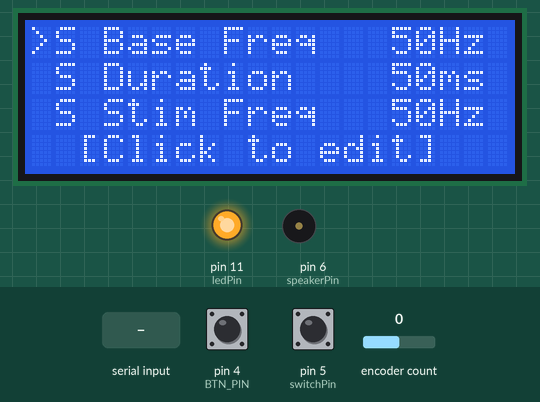
This sketch was run on a simulated Arduino Uno, built with avr-gcc and run on an emulated ATmega328P. On the bench: 20×4 character LCD, output pins drawn as LEDs (lit = HIGH), buzzer (waves = sounding). The inputs (shaded band) are chosen by the test bench; at power-on: encoder count 0, pin 4 (BTN_PIN) HIGH, pin 5 (switchPin) HIGH. Random numbers use the default seed unless the sketch sets one; what the sketch prints to the serial monitor is not drawn.

Above: at 0.9 s.
1.4 s: encoder count set to 1
At 3.6 s:
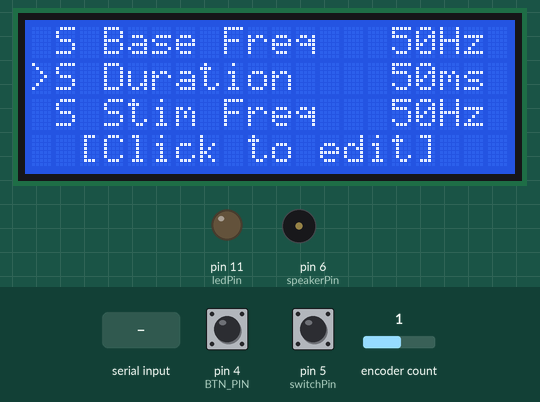
3.8 s: pin 4 (BTN_PIN) pulled LOW for 0.15 s
At 4.9 s:
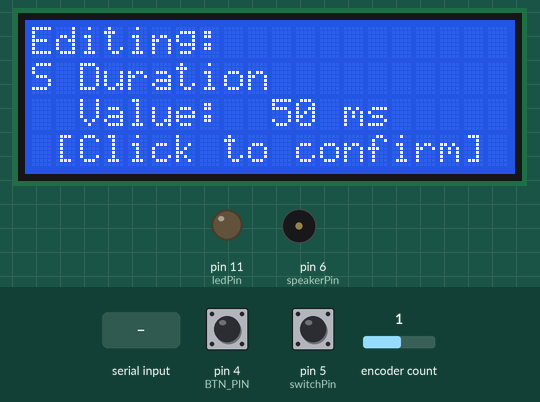
6.9 s: pin 5 (switchPin) pulled LOW for 3.2 s
At 7.21 s:
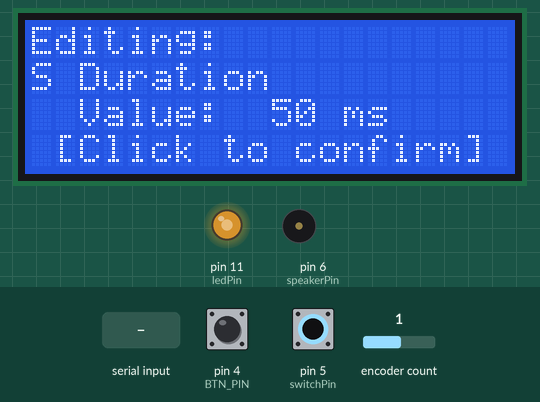
11.6 s: "5\n" received over Serial
14.6 s: encoder count set to 5
At 16.8 s:
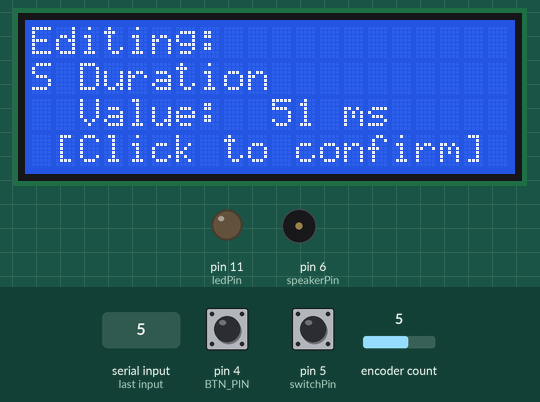
17.1 s: pin 4 (BTN_PIN) pulled LOW for 1 s
At 18.3 s:
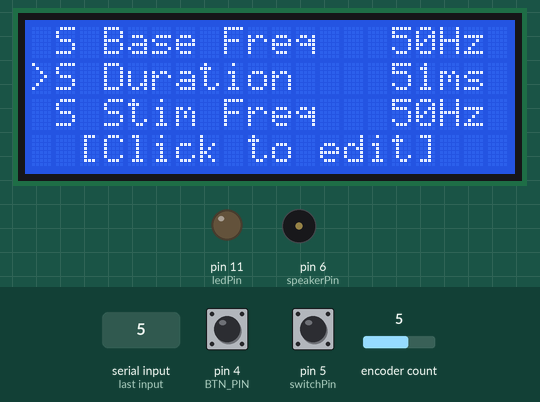
Timing chart, 0 to 19.7 s (numbered marks = the images above; inputs shaded):
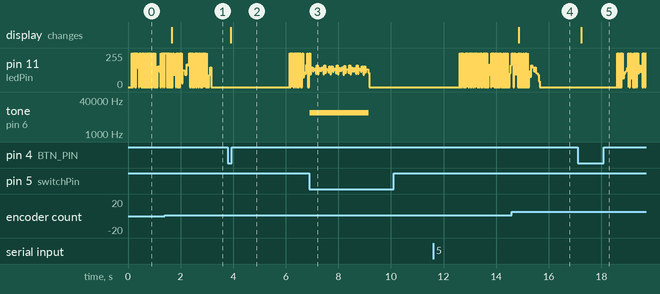

The sketch:

06_UserInput.ino
```cpp
/*
 40 Hz Flicker

 This code generates 40 Hz flicker at 50% duty cycle during which
 the led strip turns on for 12.5 ms and then off for 12.5 ms.

 Equivalent audio flicker is a 10 khz tone (50% duty cycle square wave)
 turning on and off at 40 hz. (12.5 ms on and 12.5 ms off)

 Switch Control
 SW1 - pin 3 - flicker rate (40 hz / random)
*/

#include <Encoder.h>
#include <Wire.h>
#include <LiquidCrystal_I2C.h>

#define TOSECONDS 1000000

// Pin variables used to set pin I/O
const int switchPin = 5;   // Pin used to read switch 1 state (HIGH = random, LOW = 40hz)
const int ledPin = 11;      // Pin used for digital LED strip signal
const int speakerPin = 6;  // Pin used for digital sound output
Encoder myEnc(3, 2);
LiquidCrystal_I2C lcd(0x27, 20, 4);

const int menuLength = 5;

const char* menuItems[] = {
  "S Base Freq",
  "S Duration",
  "S Stim Freq",
  "L Duration",
  "L Stim Freq"
};

const char* menuUnits[] = {
  "Hz",
  "ms",
  "Hz",
  "ms",
  "Hz"
};

int menuValues[menuLength] = {50, 50, 50, 50, 50}; // default values

// --- State ---
enum AppState { STATE_MENU, STATE_EDIT };
AppState appState = STATE_MENU;

int menuIndex = 0;
int menuScrollOffset = 0; // which item is shown on row 0
const int VISIBLE_ROWS = 3; // row 3 reserved for instructions

const int BTN_PIN = 4;
long lastEncPos = 0;
bool lastBtnState = HIGH;
unsigned long lastDebounce = 0;
bool btnHandled = false;

int ledState = LOW;
int speakerState = LOW;
int overallState = LOW;

// Timing variables used for accurate microsecond delays
unsigned long currentTime;
unsigned long previousTimeLED;
unsigned long previousTimeSpeaker;
unsigned long previousTimeOverall;

float frequencyLED;
float frequencySpeaker;

// Default = 40 hz
unsigned const long delay40Hz = 12500;
unsigned const long delay1ms = 1000;
unsigned long delayLED;
unsigned long delayLEDOn = delay40Hz;
unsigned long delayLEDOff = delay40Hz;
unsigned long delaySpeaker;
unsigned long delaySpeakerOn = delay40Hz;
unsigned long delaySpeakerOff = delay40Hz;
unsigned long delayRandom;
unsigned long delayOverall;
unsigned long delayOverallOn = 0.05 * 60 * TOSECONDS;
unsigned long delayOverallOff = 0.05 * 60 * TOSECONDS;
unsigned long delayPhase;

// User inputs
float stimulationValue;
char stimulationMode;
char stimulationInput;
unsigned int speakerTone = 10000;

void setup() {
  // Initialize serial output
  Serial.begin(9600);

  // Initialize pin state for input/output
  pinMode(speakerPin, OUTPUT);
  pinMode(ledPin, OUTPUT);
  pinMode(switchPin, INPUT);

  // Initialize random function by reading from an unconnected pin
  randomSeed(analogRead(0));

  pinMode(BTN_PIN, INPUT_PULLUP);
  lcd.init();
  lcd.backlight();
  displayMenu();

  // Prompt the user to give an input
  Serial.println("\nEnter flicker frequency in Hz (e.g. 40):");
}

void loop() {
  // Read user frequency from Serial
  if (Serial.available() > 1) {
    // Set user input to corresponding variables
    stimulationMode = Serial.read();
    stimulationInput = Serial.read();
    stimulationValue = Serial.parseFloat();

    // Set the inputs to uppercase
    stimulationMode = stimulationMode & ~(0x20);
    stimulationInput = stimulationInput & ~(0x20);

    // Determine if the speaker or LEDs should be modified
    // Speaker modification
    if (stimulationMode == 'S') {
      Serial.print("Speaker ");
      switch (stimulationInput) {
        case 'T':
          speakerTone = stimulationValue;
          Serial.println("tone changed");
          break;
        case 'D':
          stimulationValue *= 1000;
          if (stimulationValue <= delaySpeakerOn + delaySpeakerOff) {
            delaySpeakerOff = delaySpeakerOn + delaySpeakerOff - stimulationValue;
            delaySpeakerOn = stimulationValue;
            Serial.println("duration changed");
          } else {
            Serial.println("duration longer than total period");
          }
          break;
        case 'F':
          stimulationValue = 1000000 / stimulationValue;
          if (delaySpeakerOn < stimulationValue) {
            delaySpeakerOff = stimulationValue - delaySpeakerOn;
            Serial.println("frequency changed. Speaker duration unchanged.");
          } else {
            delaySpeakerOn = stimulationValue / 2;
            delaySpeakerOff = delaySpeakerOn;
            Serial.println("frequency changed. Speaker duration set to 50%.");
          }
          break;
        case 'P':
          delayPhase = stimulationValue * 1000;
          Serial.println("speaker phase changed");
        default:
          Serial.println("Invalid speaker configuration");
          break;
      }
    }
    // LED modification
    else if (stimulationMode == 'L') {
      Serial.print("LED ");
      switch (stimulationInput) {
        case 'D':
          stimulationValue *= 1000;
          if (stimulationValue <= delayLEDOn + delayLEDOff) {
            delayLEDOff = delayLEDOn + delayLEDOff - stimulationValue;
            delayLEDOn = stimulationValue;
            Serial.println("duration changed");
          } else {
            Serial.println("duration longer than total period");
          }
          break;
        case 'F':
          stimulationValue = 1000000 / stimulationValue;
          if (delayLEDOn < stimulationValue) {
            delayLEDOff = stimulationValue - delayLEDOn;
            Serial.println("frequency changed. LED duration unchanged.");
          } else {
            delayLEDOn = stimulationValue / 2;
            delayLEDOff = delayLEDOn;
            Serial.println("frequency changed. LED duration set to 50%.");
          }
          break;
        default:
          Serial.println("Invalid LED configuration");
          break;
      }
    }  // End of LED modification
    // Overall modification
    else if (stimulationMode == 'O') {
      switch (stimulationInput) {
        case 'N':
          delayOverallOn = stimulationValue * 60 * TOSECONDS;
          break;
        case 'F':
          delayOverallOff = stimulationValue * 60 * TOSECONDS;
          break;
        default:
          Serial.println("Invalid overall configuration");
          break;
      }
    } else {  // Invalid modification
      Serial.println("Invalid stimulation method");
    }  // End of invalid modification
    while (Serial.available()) Serial.read();

    // "reset" stimulation state and phase offset
    digitalWrite(ledPin, LOW);
    digitalWrite(speakerPin, LOW);
    if (delaySpeakerOn + delaySpeakerOff == delayLEDOn + delayLEDOff) {
      previousTimeSpeaker = micros();
      previousTimeLED = previousTimeSpeaker - delayPhase;
    } else {
      previousTimeSpeaker = micros();
      previousTimeLED = previousTimeSpeaker;
    }
  }

  long encPos = myEnc.read() / 4;

  if (encPos != lastEncPos) {
    int dir = (encPos > lastEncPos) ? 1 : -1;
    lastEncPos = encPos;

    if (appState == STATE_MENU) {
      menuIndex = constrain(menuIndex + dir, 0, menuLength - 1);
      // scroll offset: keep selected item visible
      if (menuIndex < menuScrollOffset) menuScrollOffset = menuIndex;
      if (menuIndex >= menuScrollOffset + VISIBLE_ROWS) menuScrollOffset = menuIndex - VISIBLE_ROWS + 1;
      displayMenu();
    } else {
      menuValues[menuIndex] = constrain(menuValues[menuIndex] + dir, 0, 100);
      displayEdit();
    }
  }

  // --- Button debounce ---
  bool btn = digitalRead(BTN_PIN);
  if (btn != lastBtnState) {
    lastDebounce = millis();
    btnHandled = false;
  }
  if (!btnHandled && (millis() - lastDebounce) > 50 && btn == LOW) {
    btnHandled = true;
    if (appState == STATE_MENU) {
      appState = STATE_EDIT;
      displayEdit();
    } else {
      appState = STATE_MENU;
      displayMenu();
    }
  }
  lastBtnState = btn;

  // Set current time for all timings
  currentTime = micros();

  // Overall frequency
  if (currentTime - previousTimeOverall >= delayOverall) {
    if (overallState) {
      digitalWrite(ledPin, LOW);
      noTone(speakerPin);
      delayOverall = delayOverallOff;
    } else {
      delayOverall = delayOverallOn;

      // "reset" stimulation state and phase offset
      digitalWrite(ledPin, LOW);
      digitalWrite(speakerPin, LOW);
      if (delaySpeakerOn + delaySpeakerOff == delayLEDOn + delayLEDOff) {
        previousTimeSpeaker = micros();
        previousTimeLED = previousTimeSpeaker - delayPhase;
      } else {
        previousTimeSpeaker = micros();
        previousTimeLED = previousTimeSpeaker;
      }
    }
    overallState = !overallState;
    previousTimeOverall = micros();
  }

  if (!overallState) {
    return;
  }

  // Take switch input to determine stimulation frequency
  int switchValue = digitalRead(switchPin);

  // User input frequency
  if (switchValue == LOW) {
    // currentTime - previousTimeLEDOff >= delayLEDOff
    if (currentTime - previousTimeLED >= delayLED) {
      if (ledState) {
        delayLED = delayLEDOff;
      } else {
        delayLED = delayLEDOn;
      }
      ledState = !ledState;
      digitalWrite(ledPin, ledState);
      previousTimeLED = micros();
    }

    if (currentTime - previousTimeSpeaker >= delaySpeaker) {
      if (speakerState) {
        delaySpeaker = delaySpeakerOff;
        noTone(speakerPin);
      } else {
        delaySpeaker = delaySpeakerOn;
        tone(speakerPin, speakerTone);
      }
      speakerState = !speakerState;
      previousTimeSpeaker = micros();
    }
  }
  // RANDOM - first half output is 12.5 ms, second half delay is a random amount of time averaging 12.5 ms
  else {
    // currentTime - previousTimeLEDOff >= delayLEDOff
    if (currentTime - previousTimeLED >= delayLED) {
      if (ledState) {
        delayLED = delay40Hz;
      } else {
        delayRandom = random(200, 24800);
        delayLED = delayRandom;
      }
      ledState = !ledState;
      digitalWrite(ledPin, ledState);
      previousTimeLED = micros();
    }

    if (currentTime - previousTimeSpeaker >= delaySpeaker) {
      if (speakerState) {
        delaySpeaker = delay40Hz + delayRandom - delay1ms;
        noTone(speakerPin);
      } else {
        delaySpeaker = delay1ms;
        tone(speakerPin, speakerTone);
      }
      speakerState = !speakerState;
      previousTimeSpeaker = micros();
    }
  }
}

void displayMenu() {
  lcd.clear();

  for (int row = 0; row < VISIBLE_ROWS; row++) {
    int itemIndex = menuScrollOffset + row;
    if (itemIndex >= menuLength) break;

    lcd.setCursor(0, row);
    if (itemIndex == menuIndex) {
      lcd.print(">");
    } else {
      lcd.print(" ");
    }
    // Print name (up to 13 chars), then value+unit right-aligned in remaining space
    char lineBuf[21];
    snprintf(lineBuf, sizeof(lineBuf), "%-13s%3d%-3s",
             menuItems[itemIndex],
             menuValues[itemIndex],
             menuUnits[itemIndex]);
    lcd.print(lineBuf);
  }

  // Row 3: instruction bar
  lcd.setCursor(0, 3);
  lcd.print("  [Click to edit]   ");
}

void displayEdit() {
  lcd.clear();

  // Row 0: label
  lcd.setCursor(0, 0);
  lcd.print("Editing:");

  // Row 1: item name
  lcd.setCursor(0, 1);
  lcd.print(menuItems[menuIndex]);

  // Row 2: value + unit, large and centered
  char valBuf[21];
  snprintf(valBuf, sizeof(valBuf), "  Value: %3d %s", menuValues[menuIndex], menuUnits[menuIndex]);
  lcd.setCursor(0, 2);
  lcd.print(valBuf);

  // Row 3: instruction
  lcd.setCursor(0, 3);
  lcd.print(" [Click to confirm] ");
}
```

Measured:
- after the input at 1.4 s, the display: changes after 0.27 s (image 1)
- after the input at 3.8 s, the display: changes after 0.11 s (image 2)
- after the input at 6.9 s, tone on pin 6 (speakerPin): alternates 10000 Hz for 0.01 s and silent for 0.01 s, 176 changes in all, then stays silent, starting at once
- after the input at 14.6 s, the display: changes after 0.26 s (image 4)
- after the input at 17.1 s, the display: changes after 0.13 s (image 5)
